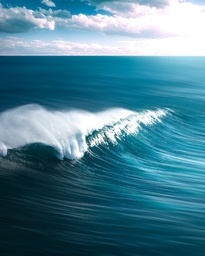
#> input picture Core Concepts/Cluster Analysis/sea.jpeg, 205 x 256 px, shrunk from 500 x 625 before the run
$ python case_study_dominant_color_in_images.py
#> lines starting #> are read from the running program, lines starting #| are printed output that depends on the picture

import matplotlib.image as img
import pandas as pd
import seaborn as sns
from scipy.cluster.vq import whiten , kmeans, vq
import matplotlib.pyplot as plt

image = img.imread("sea.jpeg")
#> image is the input picture: shape (256, 205, 3); mean R, G, B 75.4, 128.1, 146.8

r = []
g = []
b = []

for row in image :
    for pixel in row :

        temp_r , temp_g , temp_b = pixel
        r.append(temp_r)
        g.append(temp_g)
        b.append(temp_b)
#> after the loop, b = 52480 items; g = 52480 items; r = 52480 items

pixels = pd.DataFrame({"red": r,
                       "blue": b,
                       "green": g})
#> pixels = table of 52480 rows and 3 columns

pixels['scaled_red'] = whiten(pixels.red)
pixels['scaled_blue'] = whiten(pixels.blue)
pixels['scaled_green'] = whiten(pixels.green)

# plot an elbow plot
distortions = []
num_clusters =  range(1,11)

for i in num_clusters :
    cluster_centers, distortion = kmeans(pixels[["scaled_red", "scaled_blue" , "scaled_green"]], i)
    distortions.append(distortion)
#> this loop made 10 passes
#> distortion on passes 3 to 10: 0.535, 0.415, 0.343, 0.292, 0.261, 0.239, 0.222, 0.208
#> (cluster_centers, distortion) on passes 1 to 2: ([[0.848, 2.14, 1.84]], 1.54), ([[2.08, 3.27, 3.01], [0.192, 1.54, 1.22]], 0.785)
#> after the loop, distortions = [1.54, 0.785, 0.535, 0.415, 0.343, 0.292, 0.261, 0.239, 0.222, 0.208]

elbow_plot = pd.DataFrame({"num_clusters":num_clusters,
                           "distortions" :distortions})
#> elbow_plot = table of 10 rows and 2 columns

sns.lineplot(x="num_clusters", y="distortions" , data=elbow_plot)

plt.xticks(num_clusters)
plt.show()
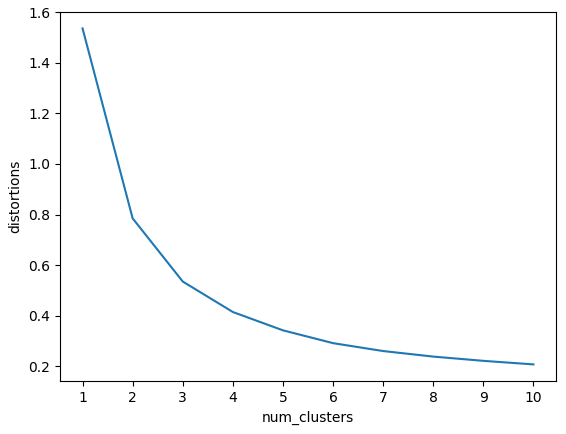
#> figure drawn by matplotlib, 1 panel; curve peaks at x = 1, y = 1.54

cluster_centers, _ = kmeans(pixels[["scaled_red", "scaled_blue", "scaled_green"]] , 2)
#> cluster_centers = [[2.08, 3.27, 3.01], [0.192, 1.54, 1.22]]

colors = []

# find stds
r_std , g_std, b_std = pixels[["red", "blue","green"]].std()
#> r_std = 88.87; g_std = 68.54; b_std = 69.66

# scale back

for cluster_center in cluster_centers :
    scaled_r , scaled_g , scaled_b = cluster_center

    colors.append((
        scaled_r * r_std/255,
        scaled_g * g_std/255,
        scaled_b * b_std/255
    ))
#> this loop made 2 passes
#> after the loop, colors = [(0.726, 0.88, 0.823), (0.0668, 0.414, 0.332)]

plt.imshow([colors])
plt.show()
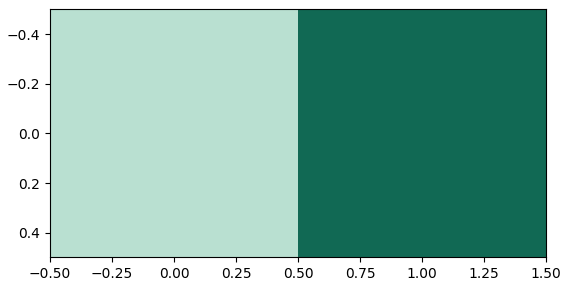
#> figure drawn by matplotlib, 1 panel
